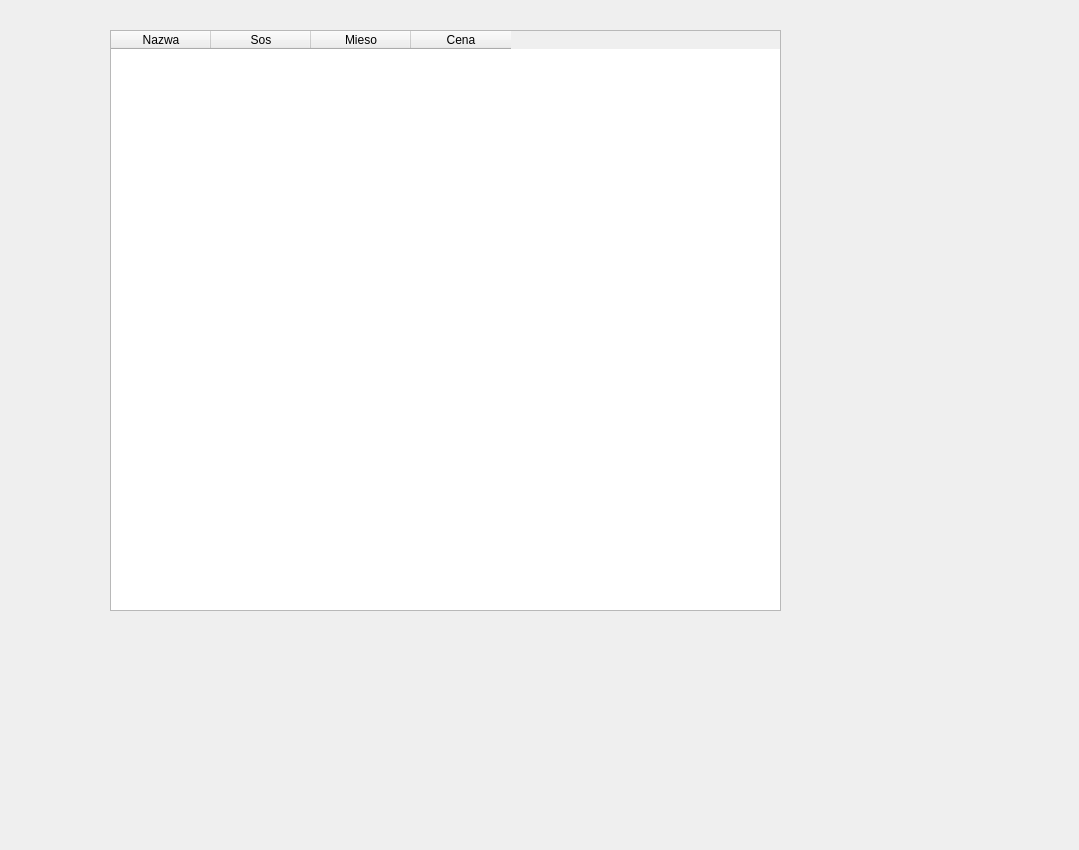
<?xml version="1.0" encoding="UTF-8"?>
<ui version="4.0">
 <class>Dialog</class>
 <widget class="QDialog" name="Dialog">
  <property name="geometry">
   <rect>
    <x>0</x>
    <y>0</y>
    <width>1079</width>
    <height>850</height>
   </rect>
  </property>
  <property name="windowTitle">
   <string>Dialog</string>
  </property>
  <widget class="QTableWidget" name="tableWidget">
   <property name="geometry">
    <rect>
     <x>110</x>
     <y>30</y>
     <width>671</width>
     <height>581</height>
    </rect>
   </property>
   <column>
    <property name="text">
     <string>Nazwa</string>
    </property>
   </column>
   <column>
    <property name="text">
     <string>Sos</string>
    </property>
   </column>
   <column>
    <property name="text">
     <string>Mieso</string>
    </property>
   </column>
   <column>
    <property name="text">
     <string>Cena</string>
    </property>
   </column>
  </widget>
 </widget>
 <resources/>
 <connections/>
</ui>
